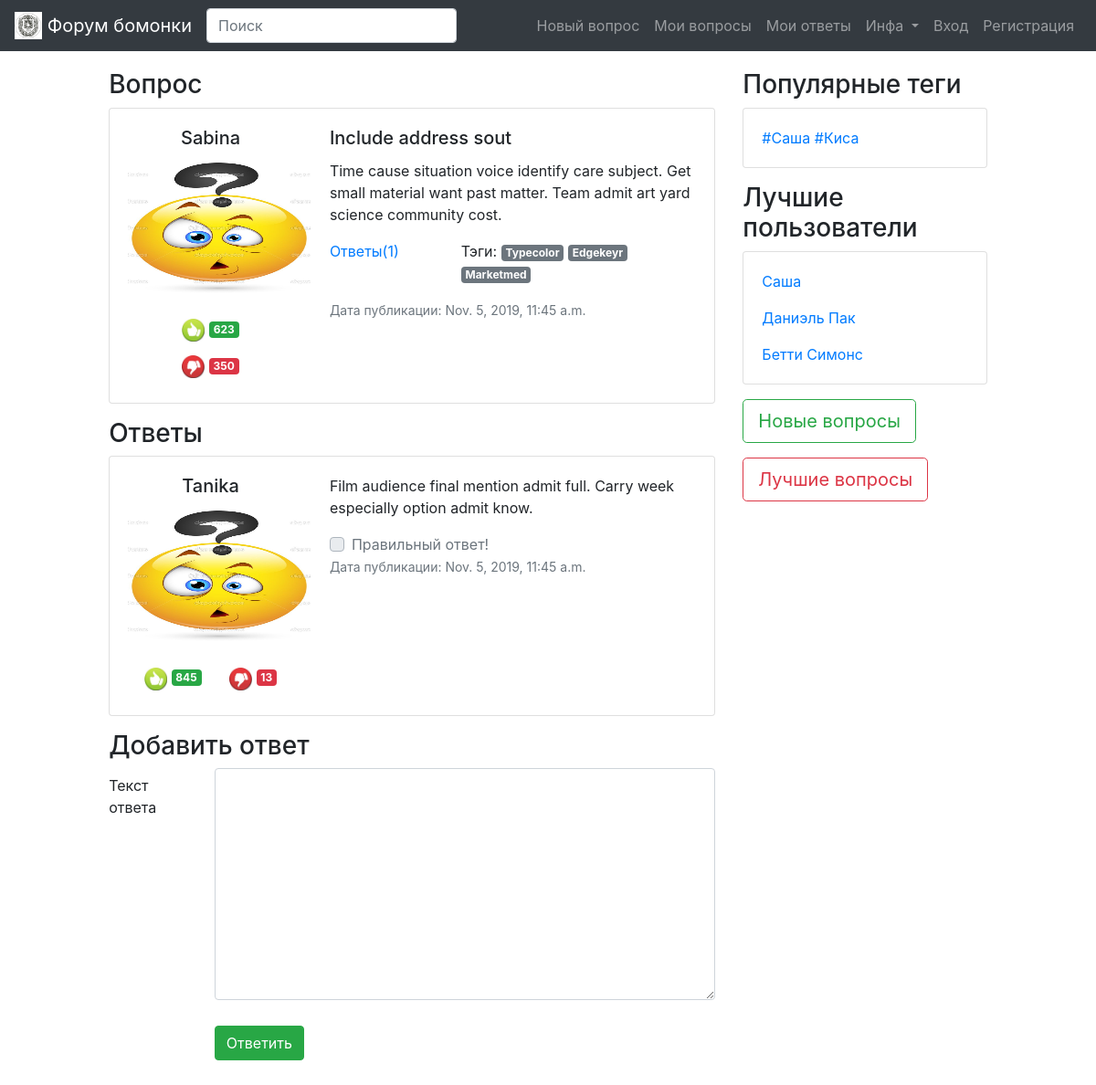
Screenshot of /question/99/ with the database file from the repository.
### bomonka_forum/models.py (models this page shows, shortened)
class Question(models.Model):
    title = models.CharField(max_length=255, verbose_name='Заголовок')
    body = models.TextField(blank=True, verbose_name='Текст')
    author = models.ForeignKey(Profile, on_delete=models.CASCADE, verbose_name='Автор')
    datetime_published = models.DateTimeField(auto_now_add=True, verbose_name='Дата публикации')
    num_like = models.IntegerField(default=0, verbose_name='Количество лайков')
    num_dislike = models.IntegerField(default=0, verbose_name='Количество дизлайков')
    like = models.ManyToManyField('Profile', blank=True, related_name='questions_like', verbose_name='Лайки')
    dislike = models.ManyToManyField('Profile', blank=True, related_name='questions_dislike', verbose_name='Дизлайки')
    tags = models.ManyToManyField('Tag', blank=True, related_name='questions_tags', verbose_name='Тэги')
    slug = models.SlugField(max_length=150, unique=True)
    objects = QuestionManager()
    class Meta:
        verbose_name = 'Вопрос'
        verbose_name_plural = 'Вопросы'
        ordering = ['-datetime_published']
        unique_together = [('title'), ('body')]

class Profile(models.Model):
    user = models.OneToOneField(User, on_delete=models.CASCADE)
    email = models.EmailField()
    avatar = models.ImageField(upload_to='static/img/avatars/', default='static/img/default_ava.jpg')
    date = models.DateField(null=True, verbose_name='День Рождения')
    '''
    TODO: сделать подсчет лайков и дизлайков по всем постам
    '''
    num_like = models.IntegerField(default=0, verbose_name='Количество лайков')
    num_dislike = models.IntegerField(default=0, verbose_name='Количество дизлайков')
    def __str__(self):
        return self.user.username
    class Meta:
        verbose_name = 'Профиль'
        verbose_name_plural = 'Профили'

class Tag(models.Model):
    title = models.CharField(max_length=50, unique=True)
    class Meta:
        verbose_name = 'Тэг'
        verbose_name_plural = 'Тэги'

class Answer(models.Model):
    body = models.TextField(null=True, verbose_name='Текст')
    author = models.ForeignKey(Profile, on_delete=models.CASCADE)
    datetime = models.DateTimeField(auto_now_add=True, verbose_name='Дата публикации')
    correctness = models.BooleanField(default=False, verbose_name='Правильность')
    num_like = models.IntegerField(default=0, verbose_name='Количество лайков')
    num_dislike = models.IntegerField(default=0, verbose_name='Количество дизлайков')
    ''' можно ли сделать в админе выбор (имя юзера, лайк / дизлайк) ???'''
    like = models.ManyToManyField('Profile', blank=True, related_name='answers_like', verbose_name='Лайки')
    dislike = models.ManyToManyField('Profile', blank=True, related_name='answers_dislike', verbose_name='Дизлайки')
    questions = models.ForeignKey('Question', null=True, related_name='answers', verbose_name='Вопросы', on_delete=models.CASCADE)
    class Meta:
        verbose_name = 'Ответ'
        verbose_name_plural = 'Ответы'
        ordering = ['-num_like', '-num_dislike']

### bomonka_forum/views.py (the view)
# urls.py: path('question/<str:slug>/', question_info, name='question_info_url'),
def question_info(request, slug):
    q = get_object_or_404(Question, slug__iexact=slug)
    return render(request, 'bomonka_forum/question.html', context={'question': q})

### bomonka_forum/templates/bomonka_forum/question.html (shortened to what this page needs)
{% extends 'base.html' %}
{% load static %}
{% block content %}
<h3 class="md-3"> Вопрос </h3>
{% include 'bomonka_forum/question_card.html' %}
<h3 class="md-3"> Ответы </h3>
{% for answer in question.answers.all %}
<div class="card mb-3">
	<div class="row no-gutters">
		<div class="col-md-4">
			<div class="text-center card-body">
			    <h5 class="card-title">
				    {{ answer.author }}
				</h5>
				<p class="card-text">
			        <img src="/{{ answer.author.avatar }}"
			        width="200" height="150" alt="NO FACE">
			    </p>
			    <button type="button" class="btn btn-white">
				    <img src="{% static 'img/like.jpg' %}" width="25" height="25" alt="...">
				    <span class="badge badge-success"> {{ answer.num_like }} </span>
			    </button>
			    <button type="button" class="btn btn-white">
				    <img src="{% static 'img/dislike.jpg' %}" width="25" height="25" alt="...">
				    <span class="badge badge-danger"> {{ answer.num_dislike }} </span>
			    </button>
			</div>
		</div>
		<div class="col-md-8">
			<div class="card-body">
				<p class="card-text"> {{ answer.body }} </p>
				<div class="custom-control custom-checkbox">
					<label class="custom-control-label" for="customCheckDisabled"> Правильный ответ! </label>
				</div>
				<p class="card-text">
					<small class="text-muted">
					    Дата публикации: {{ answer.datetime }}
				    </small>
				</p>
			</div>
		</div>
	</div>
</div>
{% endfor %}
<form>
	<h3> Добавить ответ </h3>
	<div class="form-group row">
		<label for="colFormLabel" class="col-sm-2 col-form-label"> Текст ответа </label>
		<div class="col-sm-10">
			<textarea class="form-control" aria-label="With textarea" rows="10" required></textarea>
			<button type="submit" class="btn btn-success" style="margin-top: 5%"> Ответить </button>
		</div>
	</div>
</form>
{% endblock content %}

### bomonka_forum/templates/bomonka_forum/question_card.html
{% load static %}
{% block content %}
<div class="card mb-3">
	<div class="row no-gutters">
		<div class="col-md-4">
			<div class="text-center card-body">
			    <h5 class="card-title">
				    {{ question.author }}
				</h5>
				<p class="card-text">
			        <img src="/{{ question.author.avatar }}"
			        width="200" height="150" alt="NO FACE">
			    </p>
			    <button type="button" class="btn btn-white">
				    <img src="{% static 'img/like.jpg' %}" width="25" height="25" alt="...">
				    <span class="badge badge-success"> {{ question.num_like }} </span>
			    </button>
			    <button type="button" class="btn btn-white">
				    <img src="{% static 'img/dislike.jpg' %}" width="25" height="25" alt="...">
				    <span class="badge badge-danger"> {{ question.num_dislike }} </span>
			    </button>
			</div>
		</div>
		<div class="col-md-8">
			<div class="card-body">
				<h5 class="card-title"> {{ question.title }} </h5>
				<p class="card-text"> {{ question.body }} </p>
				<div class="row">
		            <div class="col-md-4">
					    <a href="{% url 'question_info_url' slug=question.slug%}">
					        Ответы({{ question.answers.count }})
					    </a>
					</div>
					<div class="col-md-8">
					    <p>
					        Тэги:
					        {% for tag in question.tags.all %}
					            <a href="{% url 'question_tag_url' title=tag.title %}"
					            class="badge badge-secondary"> {{ tag.title }} </a>
					        {% endfor %}
					    </p>
					</div>
				</div>
				<p class="card-text">
					<small class="text-muted">
					    Дата публикации: {{ question.datetime_published }}
				    </small>
				</p>
			</div>
		</div>
	</div>
</div>
{% endblock content %}

### rows the page displays
Question: author "Sabina", author.avatar (placeholder picture), num_like "623", num_dislike "350", title "Include address sout", body "Time cause situation voice identify care subject. Get small material want past matter. Team admit art yard science community cost.", answers.count "1", datetime_published "Nov. 5, 2019, 11:45 a.m."
Tag: title "Typecolor"
Tag: title "Edgekeyr"
Tag: title "Marketmed"
Answer: author "Tanika", author.avatar (placeholder picture), num_like "845", num_dislike "13", body "Film audience final mention admit full. Carry week especially option admit know.", datetime "Nov. 5, 2019, 11:45 a.m."
